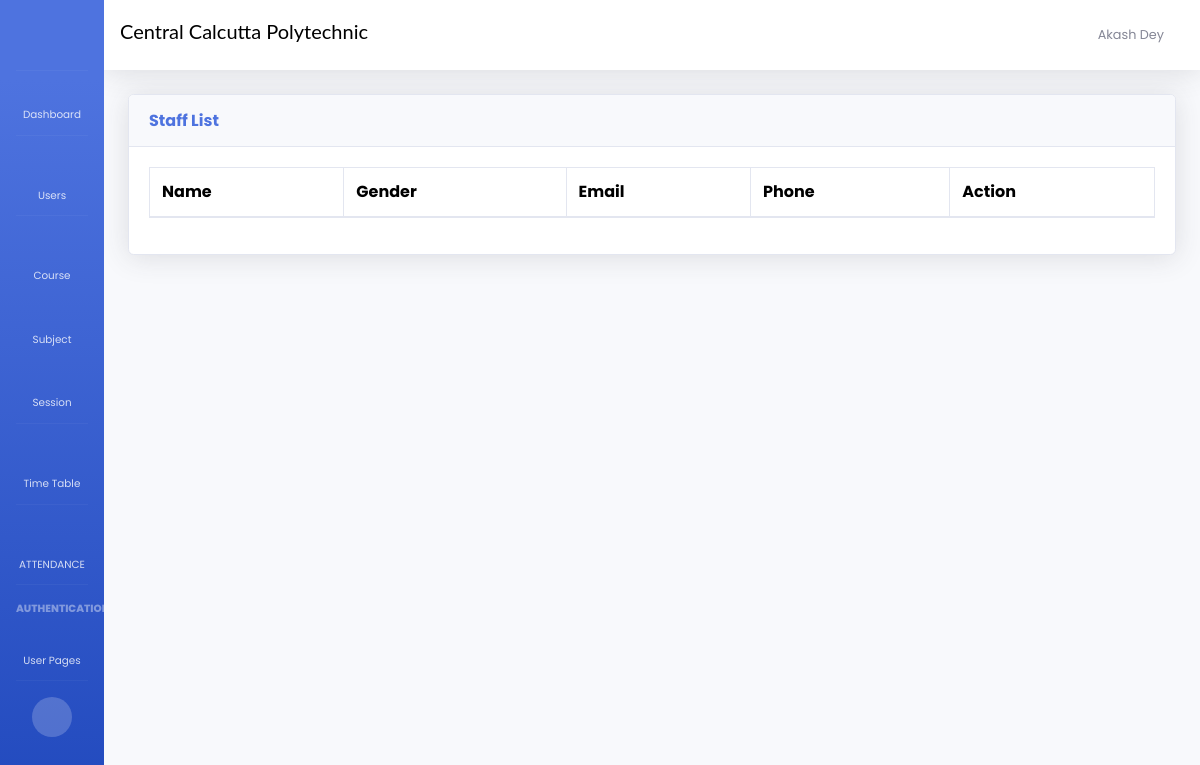
The app's page /staff/list (signed in), older data.
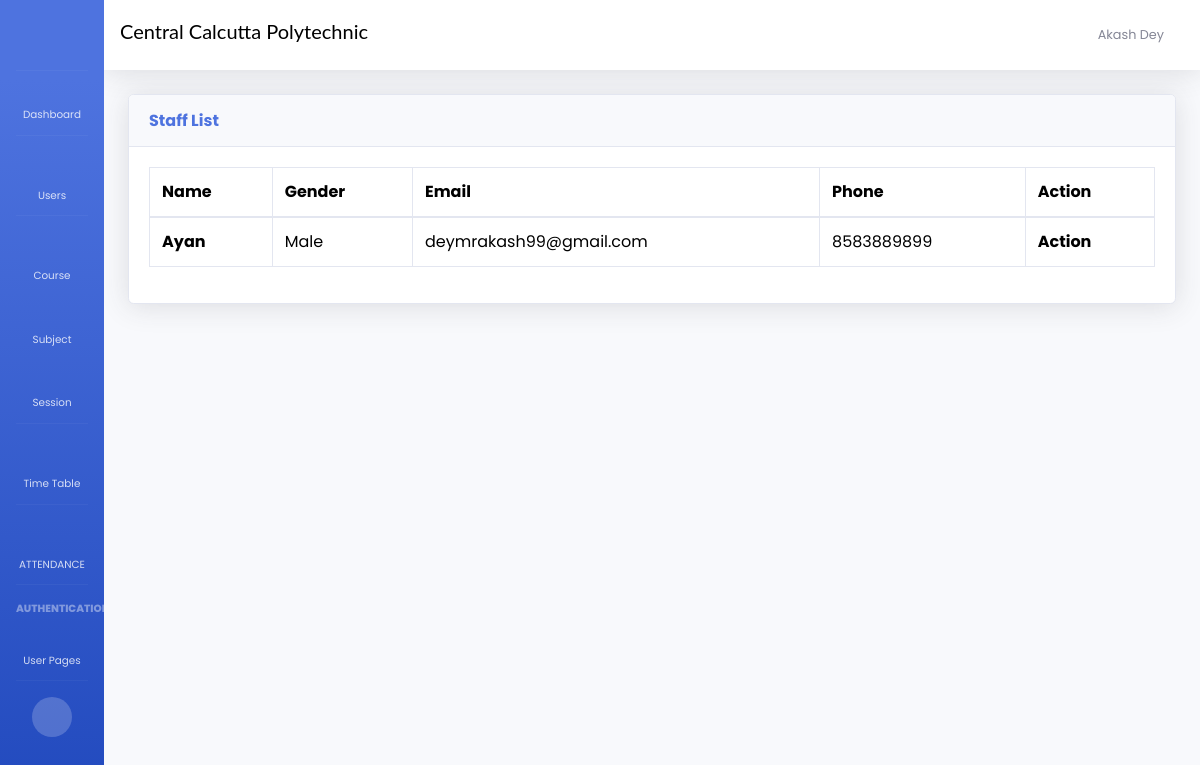
The same page, newer data.
### usermodule/models.py (models this page shows, shortened)
class Staff(models.Model):
    def wrapper(instance, filename):
        ext = filename.split('.')[-1]
        filename = '{}.{}'.format(instance.id, ext)
        return os.path.join("Staff", filename)
    id=models.AutoField(primary_key=True)
    staff=models.OneToOneField(CustomUser,on_delete=models.CASCADE)
    name = models.CharField(max_length=50)
    email = models.EmailField(unique=True)
    photo = models.FileField(upload_to=wrapper, blank=True)
    dob = models.DateField()
    gender = models.CharField(max_length=10)
    phone = models.IntegerField()
    created_at=models.DateTimeField(auto_now_add=True)
    updated_at=models.DateTimeField(auto_now=True)
    approved = models.BooleanField(default=False)
    objects=models.Manager()

### datamodule/views.py (the view)
# urls.py: path('staff/list', d_views.Staff_list, name="stafflist"),
@login_required(login_url="/login")
def Staff_list(request):
    user = request.user
    if int(user.user_type) == 1:
        User = HOD.objects.filter(hod=user, approved=True).first()
    elif int(user.user_type) == 2:
        User = Staff.objects.filter(staff=user, approved=True).first()
    elif int(user.user_type) == 3:
        User = Student.objects.filter(student=user, approved=True).first()
    if check_approve(request):
        return redirect("waiting_student")
    data = {
        "user": User,
        "usertype": usertypedata[int(user.user_type)]
    }
    data["staffTable"] =  Staff.objects.filter(approved=True)
    return render(request, "staff.html", data)

### datamodule/views.py (called while the page is built)
def check_approve(request):
    user = request.user
    if int(user.user_type) == 1:
        User = HOD.objects.filter(hod=user).first()
    elif int(user.user_type) == 2:
        User = Staff.objects.filter(staff=user).first()
    elif int(user.user_type) == 3:
        User = Student.objects.filter(student=user).first()
    return User.approved==False

### templates/staff.html (shortened to what this page needs)
{% extends "base/base1.html" %}
{% load static %}
{% block main %}
<div class="card shadow mb-4">
  <div class="card-header py-3">
      <h6 class="m-0 font-weight-bold text-primary">Staff List</h6>
  </div>
  <div class="card-body">
      <div class="table-responsive">
          <table class="table table-bordered" id="dataTable" width="100%" cellspacing="0">
              <thead>
                  <tr>
                    <th>Name</th>
                    <th>Gender</th>
                    <th>Email</th>
                    <th>Phone</th>
                    {% if usertype == "HOD" %}
                    <th>Action</th>
                    {% endif %}
                  </tr>
                </thead>
              <tbody>
                {% if staffTable %}
                  {% for i in staffTable %}
                  <tr>
                      <th>{{i.name}}</td>
                      <td>{{i.gender}}</td>
                      <td>{{i.email}}</td>
                      <td>{{i.phone}}</td>
                      {% if usertype == "HOD" %}
                      <th>Action</th>
                      {% endif %}
                  </tr>
                  {% endfor %}
              {% endif %}
            </tbody>
          </table>
        </div>
    </div>
</div>
{% endblock main %}

Row changes from the older to the newer data that the page shows:
now on this page (row edited): Staff: name "Ayan", gender "Male", email "deymrakash99@gmail.com", phone "8583889899"
